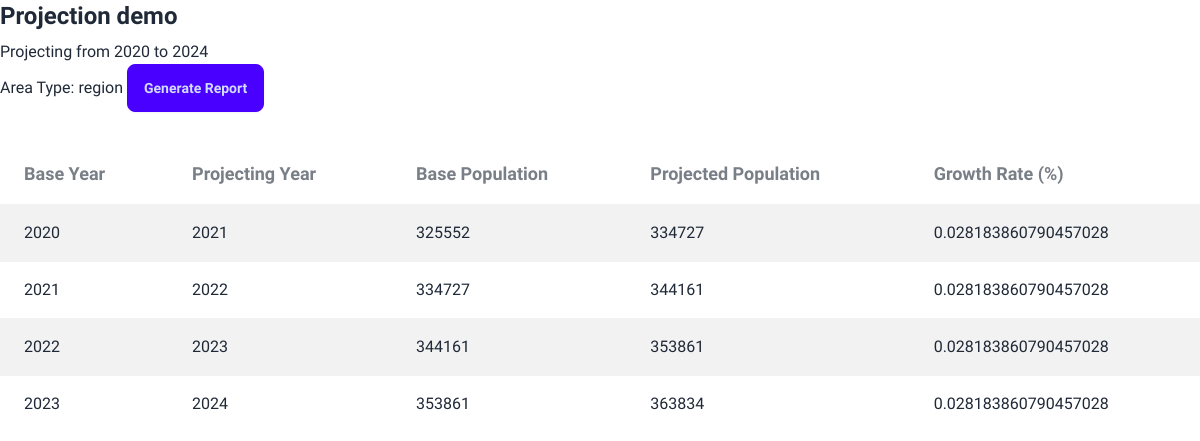
/generate-report/projection-demo/, run on the app's committed database.
### prms/models.py (models this page shows, shortened)
class PopulationProjection(models.Model):
    AREA_TYPE_CHOICES = [
        ('region', 'Region'),
        ('district', 'District'),
        ('town', 'Town')
    ]
    growth_rate = models.FloatField()
    area_type = models.CharField(max_length=50, choices=AREA_TYPE_CHOICES)
    title = models.CharField(max_length=50)
    description = models.TextField(null=True, blank=True)
    timestamp = models.DateTimeField(auto_now_add=True)
    slug = models.SlugField(unique=True, null=True, blank=True)
    projections = models.ManyToManyField('Projection', related_name='projections')
    user = models.ForeignKey(User, on_delete=models.CASCADE, null=True, blank=True)
    content_type = models.ForeignKey(ContentType, on_delete=models.CASCADE, null=True, blank=True)
    object_id = models.IntegerField(null=True, blank=True)
    content_object = GenericForeignKey('content_type', 'object_id')
    class Meta:
        db_table = 'population_projection'

class Projection(models.Model):
    base_year = models.IntegerField()
    projecting_year = models.IntegerField()
    base_population = models.IntegerField()
    projected_population = models.IntegerField()
    class Meta:
        db_table = 'projection'

### prms/views.py (the view)
# urls.py: path('generate-report/<str:slug>/', views.generate_report, name='generate_report'),
def generate_report(request, slug):
    population_projection = PopulationProjection.objects.get(slug=slug)
    projections = population_projection.projections.all()
    projection_years = projections.values_list('projecting_year', flat=True).order_by('projecting_year')
    base_years = projections.values_list('base_year', flat=True).order_by('base_year')
    base_populations = projections.values_list('base_population', flat=True).order_by('base_population')
    projected_populations = projections.values_list('projected_population', flat=True).order_by('projected_population')
    custom_range = range(len(projection_years))
    contex = {
        'population_projection' :population_projection,
        'projection_years':projection_years,
        'base_years':base_years,
        'projected_populations':projected_populations,
        'base_populations':base_populations,
        'range':custom_range,
        'growth_rate': population_projection.growth_rate
    }
    rendered_template = get_template('prms/report.html').render(contex)
    return HttpResponse(rendered_template)

### prms/templatetags/custom_filters.py (called while the page is built)
@register.filter
def index(sequence, position):
    try:
        position = int(position)
        return sequence[position]
    except (IndexError, ValueError, TypeError):
        return None

### prms/templates/prms/report.html (shortened to what this page needs)
{% extends 'base.html' %}
{% load custom_filters %}
{% block content %}
<div>
    <h1 class="text-2xl font-bold">{{population_projection.title}}</h1>
    <p class="mt-2">Projecting from {{base_years.0}} to {{projection_years.last}}</p>
  </div>
    <div class="">
      Area Type: {{ population_projection.area_type }}
      <a href="{% url 'generate_report' population_projection.slug %}" class="btn btn-primary">Generate Report</a>
    </div>
    </div>
    <div class="overflow-x-auto mt-8">
        <table class="table table-lg">
          <thead>
            <tr>
              <th class="text-lg">Base Year</th>
              <th class="text-lg">Projecting Year</th>
              <th class="text-lg">Base Population</th>
              <th class="text-lg">Projected Population</th>
              <th class="text-lg">Growth Rate (%)</th>
            </tr>
          </thead>
          <tbody>
            {% for i in range %}
              <tr class="{% cycle 'bg-base-200' '' %}">
                  <td class="">{{ base_years|index:i }}</td>
                  <td class="">{{ projection_years|index:i }}</td>
                  <td class="">{{ base_populations|index:i }}</td>
                  <td class="">{{ projected_populations|index:i }}</td>
                  <td class="">{{ growth_rate }}</td>
              </tr>
            {% endfor %}
          </tbody>
        </table>
    </div>
{% endblock %}

### templates/base.html (style rules this page uses)
body { font-family: 'Ubuntu Sans', sans-serif; }

### data on the page
PopulationProjection: title "Projection demo", area_type "region", growth_rate "0.028183860790457028"
Projection: base_year "2020", projecting_year "2021", base_population "325552", projected_population "334727"
Projection: base_year "2021", projecting_year "2022", base_population "334727", projected_population "344161"
Projection: base_year "2022", projecting_year "2023", base_population "344161", projected_population "353861"
Projection: base_year "2023", projecting_year "2024", base_population "353861", projected_population "363834"

### other printed values
{{ base_years.0 }} "2020"
{{ projection_years.last }} "2024"
